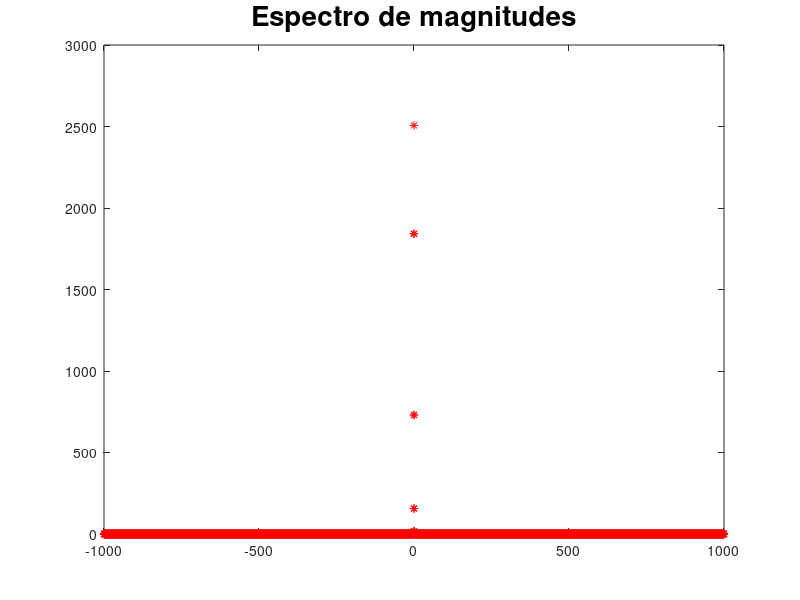

Write the MATLAB code that produced this figure.
dt=0.0005;
t=-2:dt:2;
v=exp(-2*t.^2);

f=-(1/(2*dt)):(1/4):(1/(2*dt));
V = fft(v)
V = fftshift(V);
modV = abs(V);
plot(f, modV, "r*")
title("Espectro de magnitudes", "fontsize", 20);

